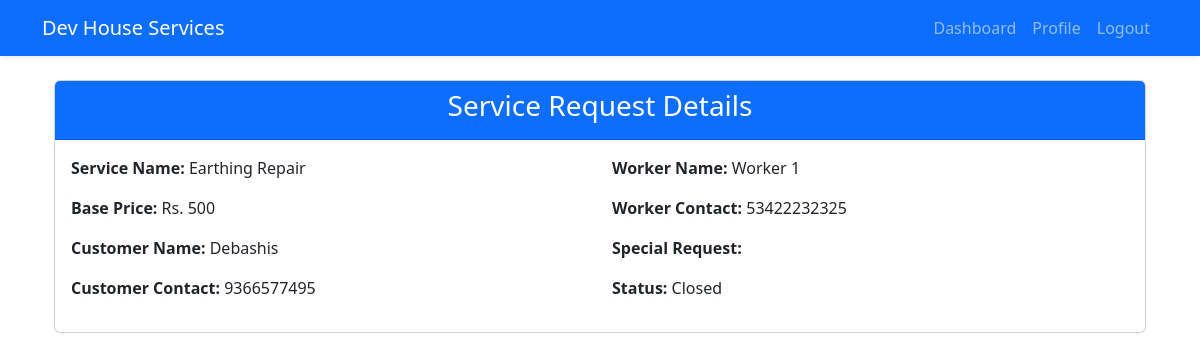
Page /view_request/1 (signed in) on the committed database.
### models.py (models this page shows, shortened)
class Job(db.Model):
    id = db.Column(db.Integer, primary_key=True)
    name = db.Column(db.String(36), unique=True, nullable=False)
    bp = db.Column(db.Integer, nullable=True)
    approved = db.Column(db.String(10), default="False")
    worker_id = db.Column(db.Integer, db.ForeignKey('worker.id'), nullable=True)
    requests = db.relationship('Request', backref='job', lazy=True)
    rating = db.Column(db.Float, default=0.0)
    rating_count = db.Column(db.Integer, default=0)

class Worker(db.Model):
    id = db.Column(db.Integer, primary_key=True)
    username = db.Column(db.String(36), unique=True, nullable=False)
    passhash = db.Column(db.String(256), nullable=False)
    name = db.Column(db.String(36), nullable=True)
    age = db.Column(db.Integer, nullable=False)
    service_id = db.Column(db.Integer, db.ForeignKey('services.id'), nullable=True)
    experience = db.Column(db.Integer, nullable=True)
    date_of_join = db.Column(db.Date, default=func.current_date())
    contact = db.Column(db.String(15), nullable=False)
    email = db.Column(db.String(120), nullable=False, unique=True)
    address = db.Column(db.String(100), nullable=False)
    pin = db.Column(db.String(10), nullable=False)
    description = db.Column(db.String(200), nullable=True)
    jobs = db.relationship('Job', backref='worker', lazy=True)
    requests = db.relationship('Request', backref='worker', lazy=True)
    rating = db.Column(db.Float, default=0.0)
    rating_count = db.Column(db.Integer, default=0)

class User(db.Model):
    id = db.Column(db.Integer, primary_key=True)
    username = db.Column(db.String(36), unique=True)
    passhash = db.Column(db.String(256), nullable=False)
    name = db.Column(db.String(36), nullable=False)
    address = db.Column(db.String(70), nullable=False)
    pin = db.Column(db.Integer, nullable=False)
    contact = db.Column(db.String(15), nullable=False)
    is_admin = db.Column(db.Boolean, default=False, nullable=False)
    requests = db.relationship('Request', backref='user', lazy=True)

class Request(db.Model):
    id = db.Column(db.Integer, primary_key=True)
    date_sent = db.Column(db.Date, default=func.current_date())
    date_of_job = db.Column(db.Date)
    service_id = db.Column(db.Integer, db.ForeignKey('services.id'), nullable=True)
    worker_id = db.Column(db.Integer, db.ForeignKey('worker.id'), nullable=True)
    user_id = db.Column(db.Integer, db.ForeignKey('user.id'), nullable=True)
    status = db.Column(db.String(20), default="Pending")
    job_id = db.Column(db.Integer, db.ForeignKey('job.id'), nullable=True)
    special_instructions = db.Column(db.String(255), nullable=True)

### routs.py (the view)
@app.route('/view_request/<int:request_id>')
@auth_required
def view_request(request_id):
    request = Request.query.get(request_id)
    return render_template('requests/view_requests.html', request=request)

### routs.py (called while the page is built)
def auth_required(func):
    @wraps(func)
    def inner(*args, **kwargs):
        if 'user_id' in session:
            return func(*args, **kwargs)
        else:
            flash('Please login to continue')
            return redirect(url_for('login'))
    return inner

### templates/requests/view_requests.html
{% extends 'layout.html' %}
{% block content %}
<div class="container mt-4">
    <div class="card">
        <div class="card-header bg-primary text-white text-center">
            <h3 class="card-title">Service Request Details</h3>
        </div>
        <div class="card-body">
            <div class="row">
                <div class="col-md-6">
                    <p><strong>Service Name:</strong> {{ request.job.name }}</p>
                    <p><strong>Base Price:</strong> Rs. {{ request.job.bp }}</p>
                </div>
                <div class="col-md-6">
                    <p><strong>Worker Name:</strong> {{ request.worker.name }}</p>
                    <p><strong>Worker Contact:</strong> {{ request.worker.contact }}</p>
                </div>
                <div class="col-md-6">
                    <p><strong>Customer Name:</strong> {{ request.user.name }}</p>
                    <p><strong>Customer Contact:</strong> {{ request.user.contact }}</p>
                </div>
                <div class="col-md-6">
                    <p><strong>Special Request:</strong> {{ request.special_instructions }}</p>
                    <p><strong>Status:</strong> {{ request.status }}</p>
                </div>
            </div>
        </div>
    </div>
</div>
{% endblock %}

### rows in the picture
Job: job.name "Earthing Repair", job.bp "500"
Worker: worker.name "Worker 1", worker.contact "53422232325"
User: user.name "Debashis", user.contact "9366577495"
Request: status "Closed"
